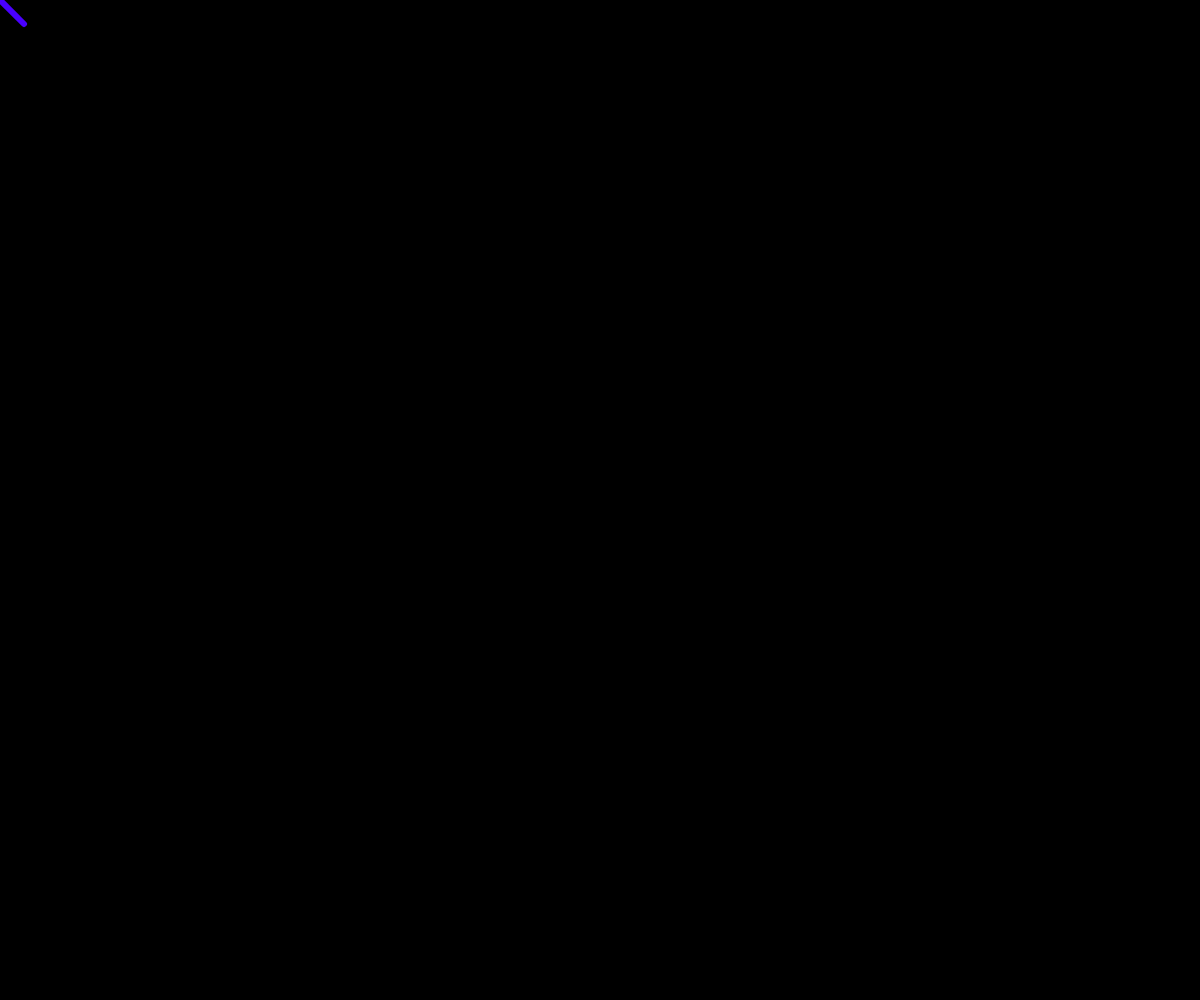
Frame 1 (no input)
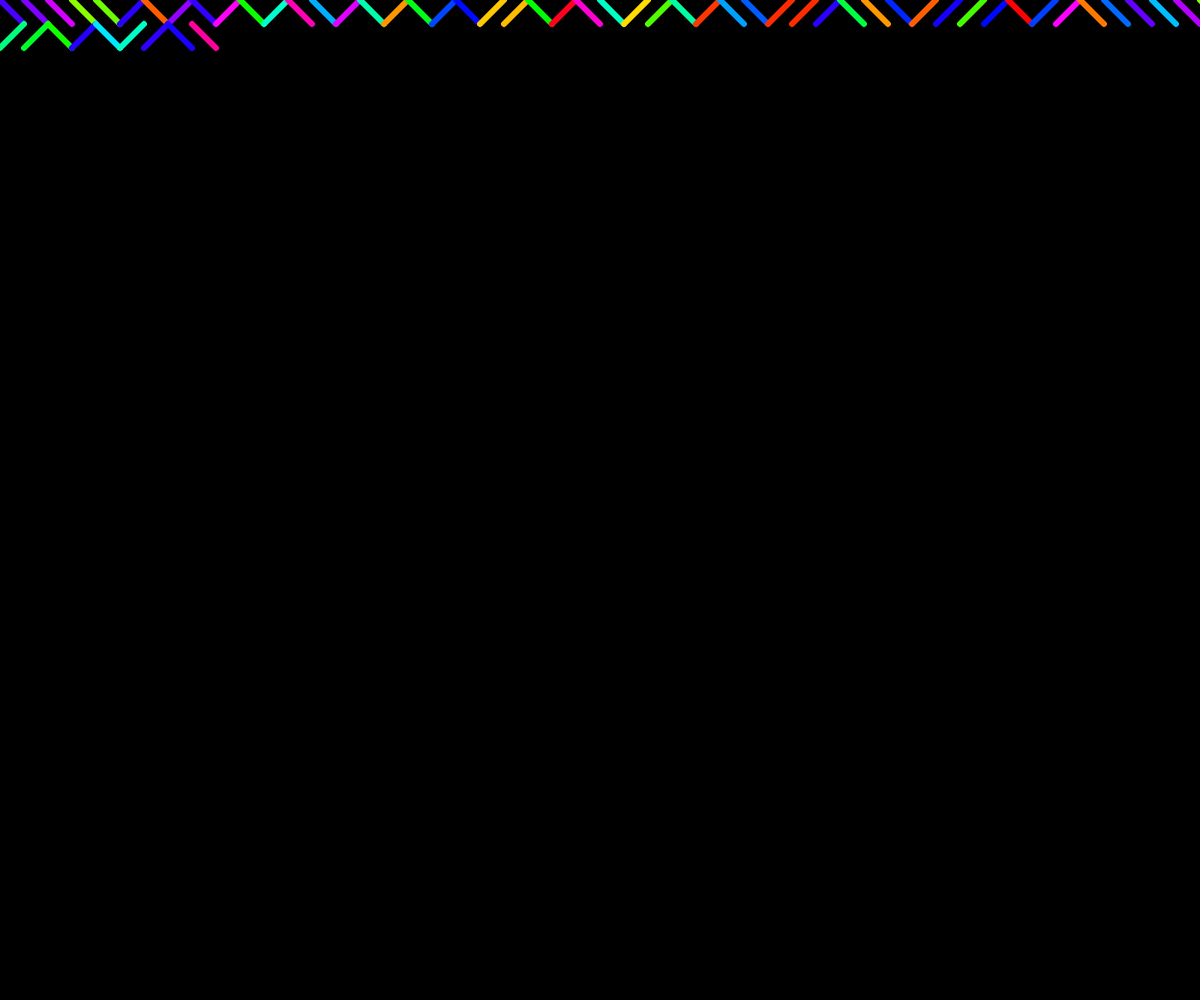
Frame 60 (no input)
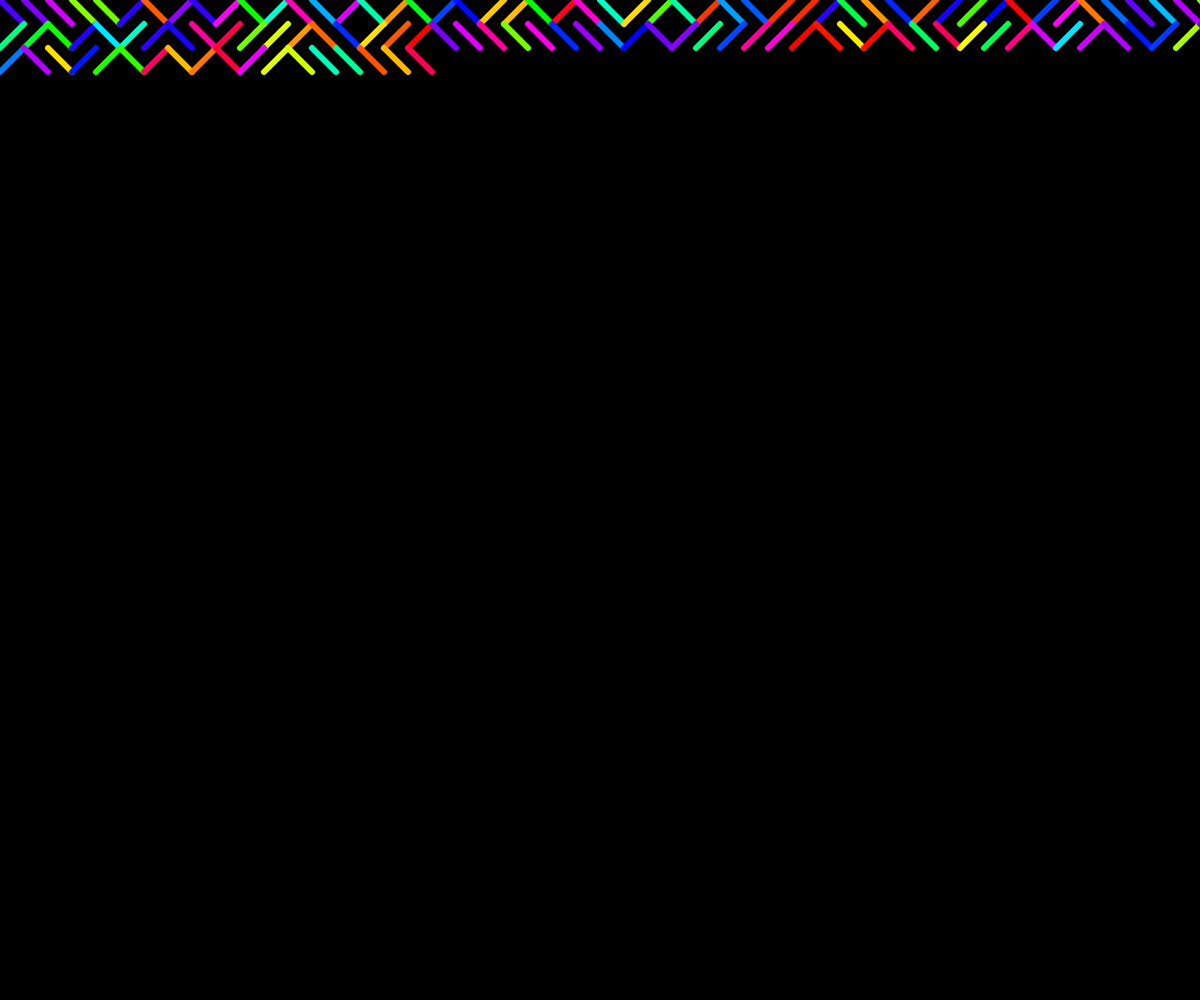
Frame 120 (the mouse pressed at the canvas centre since frame 60)

The p5.js sketch that drew these frames (run headless with seeded random() and noise() and a simulated clock; from frame 60 on, the mouse is pressed at the canvas centre):

// p5.js sketch
// ── sketch.js
/* 
from https://www.youtube.com/watch?v=bEyTZ5ZZxZs
also see https://10print.org
 */
let unit;
let w_or_h;
let i = 0,
	j = 0;

function setup()
{
	createCanvas(windowWidth, windowHeight);
	w_or_h = width > height ? width : height;
	unit = w_or_h / 50;
	colorMode(HSB, 360);
	strokeWeight(unit >> 2);
	background(0);
}

function draw()
{
	stroke(random(360),360,360);
	if (random(1) < 0.5)
	{
		line(i, j, i + unit, j + unit);
	}
	else
	{
		line(i, j + unit, i + unit, j);
	}
	i += unit;
	if (i > width)
	{
		i = 0;
		j += unit;
	}
	if (j > height)
	{
		background(0);
		i = j = 0;
	}
}
